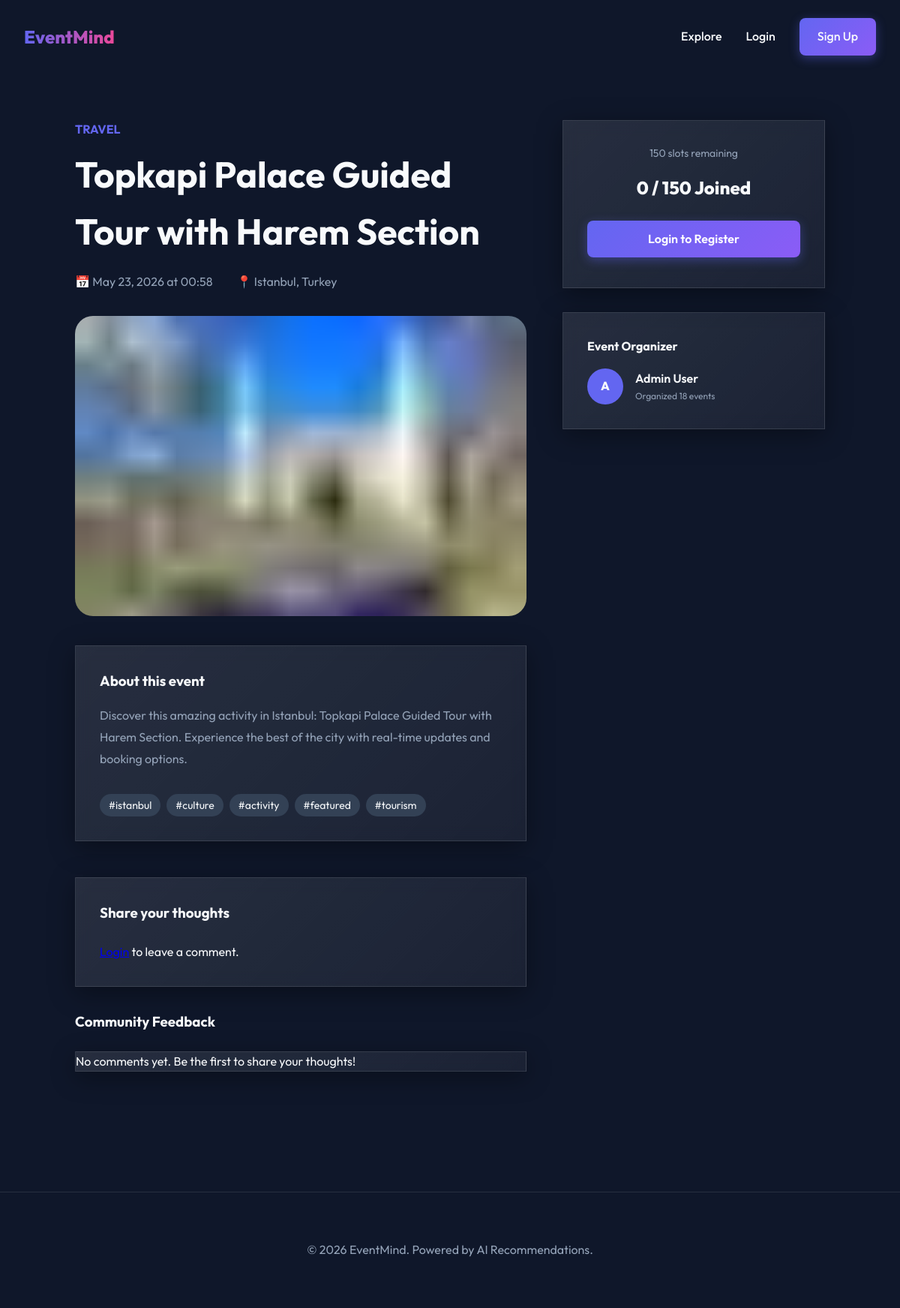
/events/17, run on the app's committed database.
### app/models/event.py (models this page shows, shortened)
class Event(Base, TimestampMixin):
    __tablename__ = "events"
    id: Mapped[int] = mapped_column(primary_key=True, index=True)
    title: Mapped[str] = mapped_column(String(200), nullable=False, index=True)
    description: Mapped[str] = mapped_column(Text, nullable=False)
    location: Mapped[str] = mapped_column(String(300), nullable=False)
    event_date: Mapped[datetime] = mapped_column(DateTime(timezone=True), nullable=False, index=True)
    capacity: Mapped[int] = mapped_column(Integer, default=100, nullable=False)
    category: Mapped[str] = mapped_column(String(100), nullable=False, index=True)
    tags: Mapped[list] = mapped_column(JSON, default=list, nullable=False)
    image_url: Mapped[str | None] = mapped_column(String(500), nullable=True)
    source_url: Mapped[str | None] = mapped_column(String(500), nullable=True)
    is_active: Mapped[bool] = mapped_column(Boolean, default=True, nullable=False)
    owner_id: Mapped[int] = mapped_column(ForeignKey("users.id"), nullable=False)
    owner: Mapped["User"] = relationship("User", back_populates="events")
    registrations: Mapped[list["Registration"]] = relationship(
        "Registration", back_populates="event", lazy="selectin"
    )
    comments: Mapped[list["Comment"]] = relationship(
        "Comment", back_populates="event", lazy="selectin", cascade="all, delete-orphan"
    )
    favorited_by: Mapped[list["User"]] = relationship(
        "User", secondary="user_favorite_events", back_populates="favorites", lazy="selectin"
    )

### app/models/user.py (models this page shows, shortened)
class User(Base, TimestampMixin):
    __tablename__ = "users"
    id: Mapped[int] = mapped_column(primary_key=True, index=True)
    email: Mapped[str] = mapped_column(String(255), unique=True, index=True, nullable=False)
    username: Mapped[str] = mapped_column(String(50), unique=True, index=True, nullable=False)
    hashed_password: Mapped[str] = mapped_column(String(255), nullable=False)
    full_name: Mapped[str] = mapped_column(String(150), nullable=False)
    bio: Mapped[str | None] = mapped_column(Text, nullable=True)
    avatar_url: Mapped[str | None] = mapped_column(String(500), nullable=True)
    interests: Mapped[list] = mapped_column(JSON, default=list, nullable=False)
    role: Mapped[UserRole] = mapped_column(
        Enum(UserRole), default=UserRole.USER, nullable=False
    )
    is_active: Mapped[bool] = mapped_column(Boolean, default=True, nullable=False)
    events: Mapped[list["Event"]] = relationship(
        "Event", back_populates="owner", lazy="selectin"
    )
    registrations: Mapped[list["Registration"]] = relationship(
        "Registration", back_populates="user", lazy="selectin"
    )
    comments: Mapped[list["Comment"]] = relationship(
        "Comment", back_populates="user", lazy="selectin"
    )
    favorites: Mapped[list["Event"]] = relationship(
        "Event", secondary="user_favorite_events", back_populates="favorited_by", lazy="selectin"
    )

### app/web/event_views.py (the view)
@router.get("/{event_id}", response_class=HTMLResponse)
async def event_detail(
    request: Request,
    event_id: int,
    session: AsyncSession = Depends(get_db),
):
    current_user = await get_current_user_from_cookie(
        access_token=request.cookies.get("access_token"), session=session
    )
    service = EventService(session)
    try:
        event = await service.get_event(event_id)
    except AppError as e:
        return templates.TemplateResponse(
            request=request, name="404.html", context={"current_user": current_user}, status_code=404
        )
    comment_service = CommentService(session)
    comments = await comment_service.get_event_comments(event_id)
    if current_user:
        fav_service = FavoriteService(session)
        is_fav = await fav_service.is_favorited(current_user.id, event_id)
        setattr(event, "is_favorited", is_fav)
        reg_service = RegistrationService(session)
        is_reg = await reg_service.is_registered(current_user.id, event_id)
        setattr(event, "is_registered", is_reg)
    return templates.TemplateResponse(
        request=request,
        name="events/detail.html",
        context={"current_user": current_user, "event": event, "comments": comments},
    )

### templates/events/detail.html (shortened to what this page needs)
{% extends "base.html" %}
{% block content %}
<section style="padding: 10rem 2rem 5rem;">
    <div style="max-width: 1000px; margin: 0 auto; display: grid; grid-template-columns: 1fr 350px; gap: 3rem;">
        <div>
            <span class="event-category" style="font-size: 1rem;">{{ event.category }}</span>
            <h1 style="font-size: 3rem; margin: 0.5rem 0 1rem;">{{ event.title }}</h1>
            <div style="display: flex; gap: 2rem; margin-bottom: 2rem; color: var(--text-muted);">
                <span>📅 {{ event.event_date.strftime('%B %d, %Y at %H:%M') }}</span>
                <span>📍 {{ event.location }}</span>
            </div>
            <img src="{{ event.image_url or 'https://via.placeholder.com/800x400' }}" alt="{{ event.title }}"
                 style="width: 100%; height: 400px; object-fit: cover; border-radius: 1.5rem; margin-bottom: 2rem;">
            <div class="glass-card" style="padding: 2rem;">
                <h3 style="margin-bottom: 1rem;">About this event</h3>
                <p style="white-space: pre-wrap; color: var(--text-muted); line-height: 1.8;">{{ event.description }}</p>
                <div style="margin-top: 2rem; display: flex; flex-wrap: wrap; gap: 0.5rem;">
                    {% for tag in event.tags %}
                        <span style="background: var(--surface-light); padding: 0.25rem 0.75rem; border-radius: 2rem; font-size: 0.875rem;">#{{ tag }}</span>
                    {% endfor %}
                </div>
            </div>
            <div id="comments-section" class="mt-12">
                <div class="glass-card" style="padding: 2rem; margin-top: 2rem;">
                    <h3 style="margin-bottom: 1.5rem;">Share your thoughts</h3>
                    {% if current_user %}
                    <form hx-post="/events/{{ event.id }}/comments" hx-target="#comments-container" hx-swap="outerHTML" class="space-y-4">
                        <div class="flex items-center space-x-4 mb-4">
                            <span class="text-white/70">Rating:</span>
                            <div class="rating flex space-x-1">
                                {% for i in range(5, 0, -1) %}
                                <input type="radio" id="star{{ i }}" name="rating" value="{{ i }}" class="hidden peer" {{ 'checked' if i == 5 }}>
                                <label for="star{{ i }}" class="cursor-pointer text-white/20 peer-checked:text-yellow-400 hover:text-yellow-400 transition-colors text-2xl">★</label>
                                {% endfor %}
                            </div>
                        </div>
                        <textarea name="content" placeholder="What do you think about this event?"
                                  class="w-100 p-4 rounded-xl bg-white/5 border border-white/10 text-white focus:outline-none focus:border-indigo-500 transition-all"
                                  rows="4" required></textarea>
                        <button type="submit" class="btn btn-primary">Post Comment</button>
                    </form>
                    {% else %}
                    <p class="text-white/50 italic"><a href="/auth/login" class="text-indigo-400 hover:underline">Login</a> to leave a comment.</p>
                    {% endif %}
                </div>
                <div id="comments-container">
                    {% include "partials/comment_list.html" %}
                </div>
            </div>
        </div>
        <div style="position: sticky; top: 8rem; height: fit-content;">
            <div class="glass-card" style="padding: 2rem; text-align: center;">
                <div style="font-size: 0.875rem; color: var(--text-muted); margin-bottom: 1rem;">
                    {{ event.capacity - event.registered_count }} slots remaining
                </div>
                <div style="font-size: 1.5rem; font-weight: 800; margin-bottom: 1.5rem;">
                    {{ event.registered_count }} / {{ event.capacity }} Joined
                </div>
                {% if current_user %}
                    {% set is_registered = event.is_registered %}
                    {% if is_registered %}
                        <div style="background: rgba(16, 185, 129, 0.1); color: var(--success); padding: 1rem; border-radius: 0.5rem; margin-bottom: 1rem;">
                            <i class="fas fa-check-circle"></i> You're registered!
                        </div>
                        <button hx-delete="/api/v1/registrations/{{ event.id }}"
                                hx-confirm="Are you sure you want to cancel your registration?"
                                hx-target="body"
                                class="btn btn-outline" style="width: 100%;">Cancel Registration</button>
                    {% elif event.is_full %}
                        <button class="btn btn-outline" style="width: 100%; cursor: not-allowed;" disabled>Event Full</button>
                    {% else %}
                        <button hx-post="/api/v1/registrations/{{ event.id }}"
                                hx-target="body"
                                class="btn btn-primary" style="width: 100%;">Register Now</button>
                    {% endif %}
                    {% if event.source_url %}
                        <a href="{{ event.source_url }}" target="_blank" class="btn btn-outline"
                           style="width: 100%; margin-top: 1rem; border-color: var(--secondary); color: var(--secondary);">
                           <i class="fas fa-external-link-alt"></i> View on Original Source
                        </a>
                    {% endif %}
                {% else %}
                    <a href="/auth/login" class="btn btn-primary" style="width: 100%;">Login to Register</a>
                {% endif %}
            </div>
            <div class="glass-card" style="padding: 2rem; margin-top: 2rem;">
                <h4 style="margin-bottom: 1rem;">Event Organizer</h4>
                {% if event.owner %}
                <div style="display: flex; align-items: center; gap: 1rem;">
                    <div style="width: 48px; height: 48px; background: var(--primary); border-radius: 50%; display: flex; align-items: center; justify-content: center; font-weight: 800;">
                        {{ event.owner.username[0].upper() if event.owner.username else '?' }}
                    </div>
                    <div>
                        <div style="font-weight: 600;">{{ event.owner.full_name or 'Organizer' }}</div>
                        <div style="font-size: 0.75rem; color: var(--text-muted);">Organized {{ event.owner.events|length if event.owner.events else 0 }} events</div>
                    </div>
                </div>
                {% else %}
                <p style="color: var(--text-muted);">Organizer info unavailable.</p>
                {% endif %}
            </div>
        </div>
    </div>
</section>
{% endblock %}

### static/css/main.css (style rules this page uses)
:root { --primary: #6366f1; --primary-dark: #4f46e5; --secondary: #ec4899; --accent: #8b5cf6; --background: #0f172a; --surface: #1e293b; --surface-light: #334155; --text: #f8fafc; --text-muted: #94a3b8; --error: #ef4444; --success: #10b981; --glass: rgba(255, 255, 255, 0.05); --glass-border: rgba(255, 255, 255, 0.1); }
* { margin: 0; padding: 0; box-sizing: border-box; font-family: 'Outfit', sans-serif; }
body { background-color: var(--background); color: var(--text); line-height: 1.6; overflow-x: hidden; }
.glass-card { background: linear-gradient(135deg, rgba(255,255,255,0.1), rgba(255,255,255,0.05)); backdrop-filter: blur(10px); border: 1px solid rgba(255,255,255,0.1); box-shadow: 0 8px 32px 0 rgba(0, 0, 0, 0.37); }
.btn { padding: 0.75rem 1.5rem; border-radius: 0.5rem; font-weight: 600; cursor: pointer; transition: all 0.3s cubic-bezier(0.4, 0, 0.2, 1); text-decoration: none; display: inline-block; border: none; }
.btn-primary { background: linear-gradient(135deg, var(--primary), var(--accent)); color: white; box-shadow: 0 4px 14px 0 rgba(99, 102, 241, 0.39); }
.event-category { font-size: 0.75rem; text-transform: uppercase; font-weight: 700; color: var(--primary); }
.mt-12 { margin-top: 3rem; }
.glass-card { transition: transform 0.3s cubic-bezier(0.34, 1.56, 0.64, 1), box-shadow 0.3s ease; }
.btn-primary { position: relative; overflow: hidden; }
.btn-primary::after { content: ''; position: absolute; top: -50%; left: -50%; width: 200%; height: 200%; background: radial-gradient(circle, rgba(255,255,255,0.2) 0%, transparent 70%); opacity: 0; transition: opacity 0.3s; }

### data on the page
Event: category "TRAVEL", title "Topkapi Palace Guided Tour with Harem Section", event_date "May 23, 2026 at 00:58", location "Istanbul, Turkey", image_url (picture), description "Discover this amazing activity in Istanbul: Topkapi Palace Guided Tour with Harem Section. Experience the best of the city with real-time updates and booking options.", event.capacity-event.registered_count "150", capacity "150"
User: owner "A", owner "Admin User"

### other printed values
{{ tag }} "istanbul" "culture" "activity" "featured" "tourism"
{{ event.registered_count }} "0"
{{ event.owner.events|length if event.owner.events else 0 }} "18"
